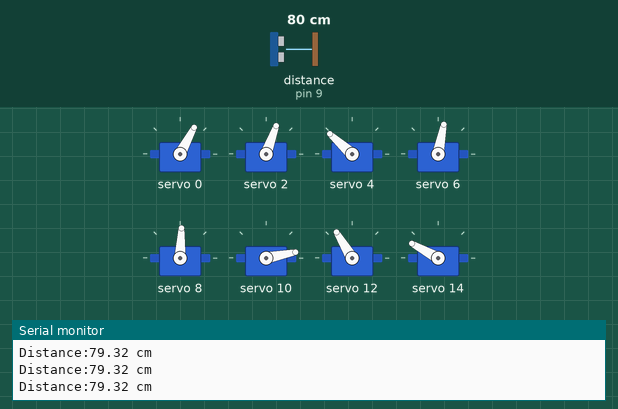
Simulated run of this sketch. Board: Arduino Uno, built with avr-gcc and run on an emulated ATmega328P. Parts: 8 × servo, the last lines printed to the serial monitor. Wiring (inferred from the names in the program): ultrasonic range finder: trigger pin 7; echo pin 9. Inputs (shaded band) come from the test bench; at power-on: distance to the obstacle (sensor on pin 9) 80 cm. The echo pulse lasts 58.3 µs per cm.

Above: at 3.2 s.
3.3 s: distance to the obstacle (sensor on pin 9) set to 9 cm
6.3 s: distance to the obstacle (sensor on pin 9) set to 6 cm
At 7.1 s:
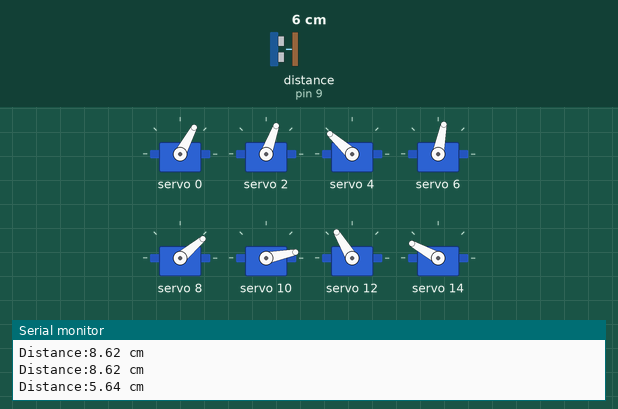
At 9.1 s:
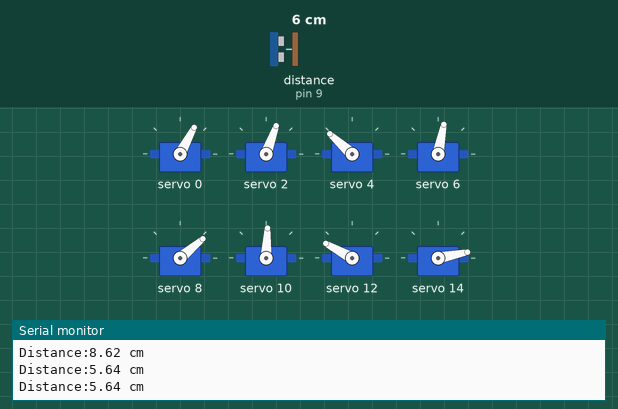
9.3 s: distance to the obstacle (sensor on pin 9) set to 18 cm
At 9.9 s:
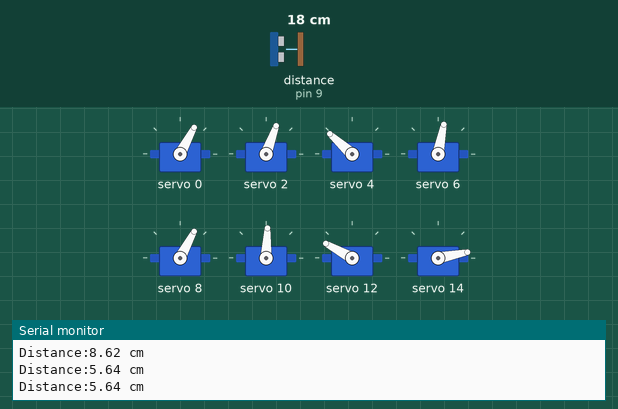
Timing chart, 0 to 12.3 s (numbered marks = the images above; inputs shaded):
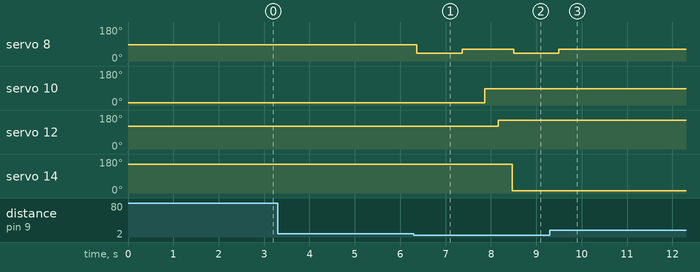

The sketch:

PBL2_Performance.ino
```cpp
#include <Wire.h>
#include <Adafruit_PWMServoDriver.h>

Adafruit_PWMServoDriver pwm = Adafruit_PWMServoDriver(0x40);

#define SERVOMIN 135    // 最小パルス幅(~4096の範囲)
#define SERVOMAX 430    // 最大パルス幅(~4096の範囲)

#define Servolfr 0
#define Servolfe 2
#define Servolbr 4
#define Servolbe 6
#define Servorfr 8
#define Servorfe 10
#define Servorbr 12
#define Servorbe 14

#define echoPin1 9 // Echo Pin
#define trigPin1 7 // Trigger Pin

void setup() {
  Serial.begin(115200);
  pinMode(echoPin1, INPUT);
  pinMode(trigPin1, OUTPUT);

  pwm.begin();
  pwm.setPWMFreq(50);

  servo_move(Servolfr, 60); //左前根
  servo_move(Servolfe, 70); //左前先
  servo_move(Servolbr, 150); //左後根
  servo_move(Servolbe, 80); //左後先 逆動作
  servo_move(Servorfr, 90); //右前根
  servo_move(Servorfe, 0); //右前先
  servo_move(Servorbr, 130); //右後根
  servo_move(Servorbe, 165); //右後先
  delay(2000);
}

double Duration = 0; //受信した間隔
double Distance = 0; //距離

void loop() {

  digitalWrite(trigPin1, LOW);
  delayMicroseconds(2);
  digitalWrite(trigPin1, HIGH); //超音波を出力
  delayMicroseconds( 10 ); //
  digitalWrite(trigPin1, LOW);
  Duration = pulseIn(echoPin1, HIGH); //センサからの入力
  if (Duration > 0) {
    Duration = Duration/2; //往復距離を半分にする
    Distance = Duration*340*100/1000000; // 音速を340m/sに設定
    Serial.print("Distance:");
    Serial.print(Distance);
    Serial.println(" cm");
  }
  delay(30);
  if (Distance < 7){
    servo_move(Servorfr, 35);
    delay(1000);
    servo_move(Servorfr, 60);
    delay(500);
    servo_move(Servorfe, 90);
    delay(300);
    servo_move(Servorbr, 165);
    delay(300);
    servo_move(Servorbe, 0);
  }
}

// 指定角度にサーボを動かす
void servo_move(int n, int angle){
  angle = map(angle, 0, 165, SERVOMIN, SERVOMAX);
  pwm.setPWM(n, 0, angle);
}
```

Measured:
- the behaviour switches between 8 and 7 cm on distance to the obstacle (sensor on pin 9) (found by bisection; images 0 and 1)
- after the input at 6.3 s, servo 8: 87° → 40° after 0.06 s, → 62° 1.0 s later, → 40° 1.1 s later; servo 10: 11° → 87° after 1.6 s; servo 12: 121° → 151° after 1.9 s; servo 14: 151° → 11° after 2.2 s
- after the input at 9.3 s, servo 8: goes on until 9.5 s, then stays 62°
